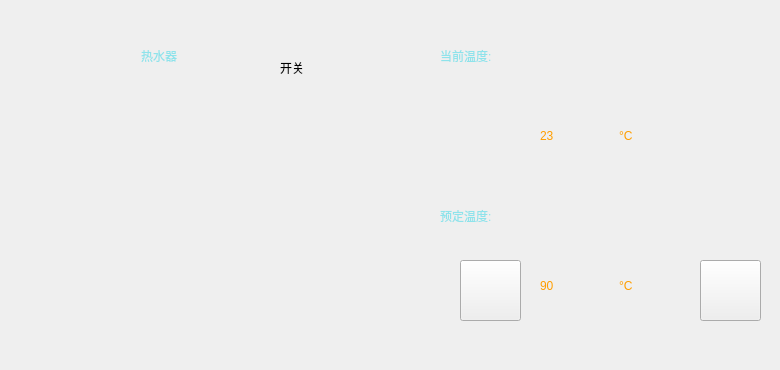
      <widget class="QWidget" name="bathroom">
       <widget class="QWidget" name="widget_bashroom_1" native="true">
        <property name="geometry">
         <rect>
          <x>40</x>
          <y>30</y>
          <width>331</width>
          <height>331</height>
         </rect>
        </property>
        <widget class="QLabel" name="label_15">
         <property name="geometry">
          <rect>
           <x>101</x>
           <y>10</y>
           <width>81</width>
           <height>31</height>
          </rect>
         </property>
         <property name="styleSheet">
          <string notr="true">color: rgb(142, 227, 235);
font: 14pt &quot;微软雅黑&quot;;</string>
         </property>
         <property name="text">
          <string>热水器</string>
         </property>
        </widget>
        <widget class="QLabel" name="label_17">
         <property name="geometry">
          <rect>
           <x>240</x>
           <y>30</y>
           <width>72</width>
           <height>15</height>
          </rect>
         </property>
         <property name="text">
          <string>开关</string>
         </property>
        </widget>
        <widget class="QLabel" name="label_23">
         <property name="geometry">
          <rect>
           <x>30</x>
           <y>-20</y>
           <width>281</width>
           <height>611</height>
          </rect>
         </property>
         <property name="styleSheet">
          <string notr="true">border-image: url(:/icon/reshuiq.png);</string>
         </property>
         <property name="text">
          <string/>
         </property>
        </widget>
       </widget>
       <widget class="QWidget" name="widget_bashroom_2" native="true">
        <property name="geometry">
         <rect>
          <x>430</x>
          <y>30</y>
          <width>341</width>
          <height>331</height>
         </rect>
        </property>
        <widget class="QLabel" name="label_16">
         <property name="geometry">
          <rect>
           <x>10</x>
           <y>10</y>
           <width>111</width>
           <height>31</height>
          </rect>
         </property>
         <property name="styleSheet">
          <string notr="true">color: rgb(142, 227, 235);
font: 14pt &quot;微软雅黑&quot;;</string>
         </property>
         <property name="text">
          <string>当前温度:</string>
         </property>
        </widget>
        <widget class="QLabel" name="label_18">
         <property name="geometry">
          <rect>
           <x>10</x>
           <y>170</y>
           <width>101</width>
           <height>31</height>
          </rect>
         </property>
         <property name="styleSheet">
          <string notr="true">color: rgb(142, 227, 235);
font: 14pt &quot;微软雅黑&quot;;</string>
         </property>
         <property name="text">
          <string>预定温度:</string>
         </property>
        </widget>
        <widget class="QPushButton" name="btn_bashroom_add">
         <property name="geometry">
          <rect>
           <x>270</x>
           <y>230</y>
           <width>61</width>
           <height>61</height>
          </rect>
         </property>
         <property name="styleSheet">
          <string notr="true">border-image: url(:/icon/temp_add.png);</string>
         </property>
         <property name="text">
          <string/>
         </property>
        </widget>
        <widget class="QPushButton" name="btn_bashroom_sub">
         <property name="geometry">
          <rect>
           <x>30</x>
           <y>230</y>
           <width>61</width>
           <height>61</height>
          </rect>
         </property>
         <property name="styleSheet">
          <string notr="true">border-image: url(:/icon/temp_sub.png);</string>
         </property>
         <property name="text">
          <string/>
         </property>
        </widget>
        <widget class="QWidget" name="layoutWidget_2">
         <property name="geometry">
          <rect>
           <x>110</x>
           <y>70</y>
           <width>151</width>
           <height>71</height>
          </rect>
         </property>
         <layout class="QHBoxLayout" name="horizontalLayout_9">
          <item>
           <widget class="QLabel" name="label_30">
            <property name="styleSheet">
             <string notr="true">color: rgb(255, 158, 0);
font: 28pt &quot;楷体&quot;;</string>
            </property>
            <property name="text">
             <string>23</string>
            </property>
           </widget>
          </item>
          <item>
           <widget class="QLabel" name="label_31">
            <property name="styleSheet">
             <string notr="true">color: rgb(255, 158, 0);
font: 28pt &quot;楷体&quot;;</string>
            </property>
            <property name="text">
             <string>°C</string>
            </property>
           </widget>
          </item>
         </layout>
        </widget>
        <widget class="QWidget" name="layoutWidget">
         <property name="geometry">
          <rect>
           <x>110</x>
           <y>220</y>
           <width>151</width>
           <height>71</height>
          </rect>
         </property>
         <layout class="QHBoxLayout" name="horizontalLayout_8">
          <item>
           <widget class="QLabel" name="label_bashroom_temp">
            <property name="styleSheet">
             <string notr="true">color: rgb(255, 158, 0);
font: 28pt &quot;楷体&quot;;</string>
            </property>
            <property name="text">
             <string>90</string>
            </property>
            <property name="textInteractionFlags">
             <set>Qt::LinksAccessibleByMouse|Qt::TextEditable</set>
            </property>
           </widget>
          </item>
          <item>
           <widget class="QLabel" name="label_28">
            <property name="styleSheet">
             <string notr="true">color: rgb(255, 158, 0);
font: 28pt &quot;楷体&quot;;</string>
            </property>
            <property name="text">
             <string>°C</string>
            </property>
           </widget>
          </item>
         </layout>
        </widget>
       </widget>
      </widget>
